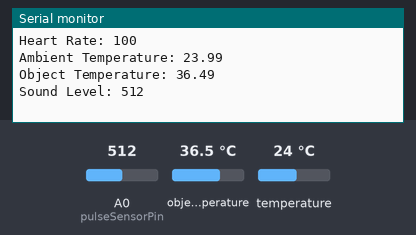
A sketch run on a simulated ESP8266 (NodeMCU). Parts: the last lines printed to the serial monitor. The test bench sets the inputs (shaded band); at power-on: A0 (pulseSensorPin) = 512, object temperature 36.5 °C, temperature 24 °C. WiFi joins after 1.5 s; servers stay silent unless stated.

Above: at 3.0 s.
3.1 s: A0 (pulseSensorPin) set to 0
At 4.6 s:
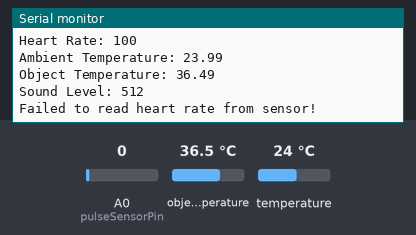
6.3 s: A0 (pulseSensorPin) set to 17
At 7.6 s:
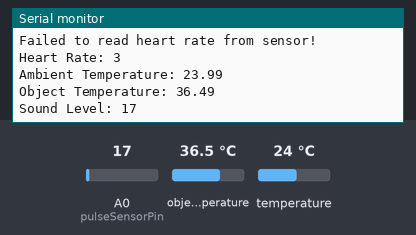
7.8 s: object temperature set to 20 °C
At 8.4 s:
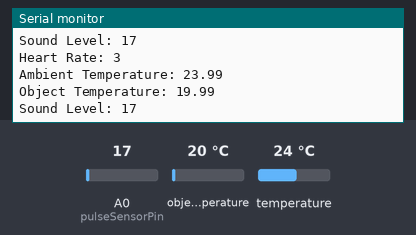
9.3 s: temperature set to 12 °C
At 10.6 s:
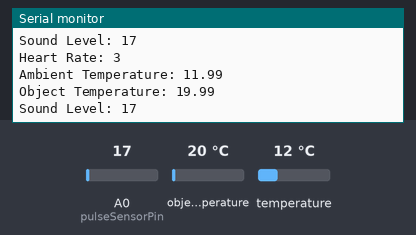
10.8 s: object temperature set to 26 °C
At 11.6 s:
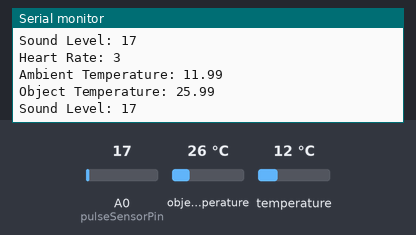
Timing chart, 0 to 13.3 s (numbered marks = the images above; inputs shaded):
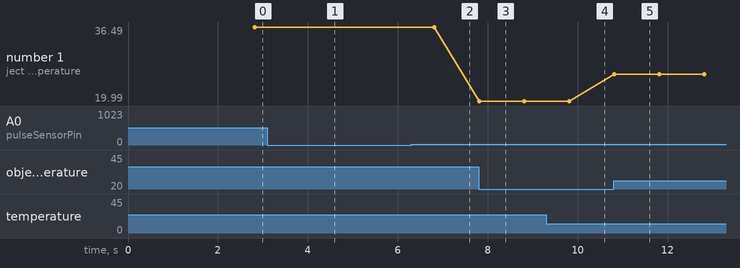

The sketch:

finalcode_project.ino
```cpp
#define BLYNK_TEMPLATE_ID "TMPL3DIv1xA4_"
#define BLYNK_TEMPLATE_NAME "PULSE"
#define BLYNK_AUTH_TOKEN "9e40VPru5Xh_FeMMhHIt2VkKLob7BC_v"
#define BLYNK_PRINT Serial

#include <ESP8266WiFi.h>
#include <BlynkSimpleEsp8266.h>
#include <Adafruit_MLX90614.h>

char auth[] = BLYNK_AUTH_TOKEN;
char ssid[] = "Dharani";  // type your WiFi name
char pass[] = "dh070404";  // type your WiFi password

BlynkTimer timer;
const int pulseSensorPin = A0;  // Connect the heart rate sensor to A0 pin
const int soundPin = A0;  // Connect the sound sensor to D1 pin

Adafruit_MLX90614 mlx = Adafruit_MLX90614();
const int numReadings = 10;
int soundReadings[numReadings];  // Array to store sound readings
int soundIndex = 0;              // Index for storing sound readings
int soundCount = 0;

void sendSensorData()
{
  int heart = analogRead(pulseSensorPin);  // Read heart rate data from the sensor
  delay(10);
  int soundValue = analogRead(soundPin);
  soundReadings[soundIndex] = soundValue; // Store current sound reading in the array

  if (soundValue > 470) {   // Adjust the threshold value as per your sensor's sensitivity
    soundCount++;          // Increment sound count
  }

  soundIndex = (soundIndex + 1) % numReadings;  // Update sound index, cyclically

  if (soundCount > 7) {    // Check if sound count exceeds the threshold
    Blynk.logEvent("dog_bark","Dog barking detected!!!!!!");
    Blynk.virtualWrite(V4,"Emergency alert!!!");
    Serial.println("Emergency!");
    soundCount=0;
  }

  if (heart == 0) {
    Serial.println("Failed to read heart rate from sensor!");
    return;
  }

  int heartRate = map(heart, 0, 1023, 0, 200);
  float ambientTemperature = mlx.readAmbientTempC();
  float objectTemperature = mlx.readObjectTempC();

  Blynk.virtualWrite(V0, heartRate);  // Send heart rate data to Blynk app
  Blynk.virtualWrite(V1, ambientTemperature);  // Send ambient temperature data to Blynk app
  Blynk.virtualWrite(V2, objectTemperature);  // Send object temperature data to Blynk app
  Blynk.virtualWrite(V3, soundValue);  // Send sound level to Blynk app

  Serial.print("Heart Rate: ");
  Serial.println(heartRate);
  Serial.print("Ambient Temperature: ");
  Serial.println(ambientTemperature);
  Serial.print("Object Temperature: ");
  Serial.println(objectTemperature);
  Serial.print("Sound Level: ");
  Serial.println(soundValue);
}

void setup()
{
  Serial.begin(115200);
  Blynk.begin(auth, ssid, pass);
  mlx.begin();
  pinMode(soundPin, INPUT);  // Initialize sound sensor pin as input
  timer.setInterval(1000L, sendSensorData);

}

void loop()
{
  Blynk.run();
  timer.run();
}
```

Measured:
- after the input at 3.1 s, the serial monitor: prints a new line after 0.71 s (image 1)
- after the input at 6.3 s, the serial monitor: prints a new line after 0.52 s (image 2)
- after the input at 7.8 s, the serial monitor: prints a new line at once (image 3)
- after the input at 9.3 s, the serial monitor: prints a new line after 0.52 s (image 4)
- after the input at 10.8 s, the serial monitor: prints a new line at once (image 5)
- plotted number 1: 36.49 → 19.99 after the input at 7.8 s, 19.99 → 25.99 after the input at 10.8 s
